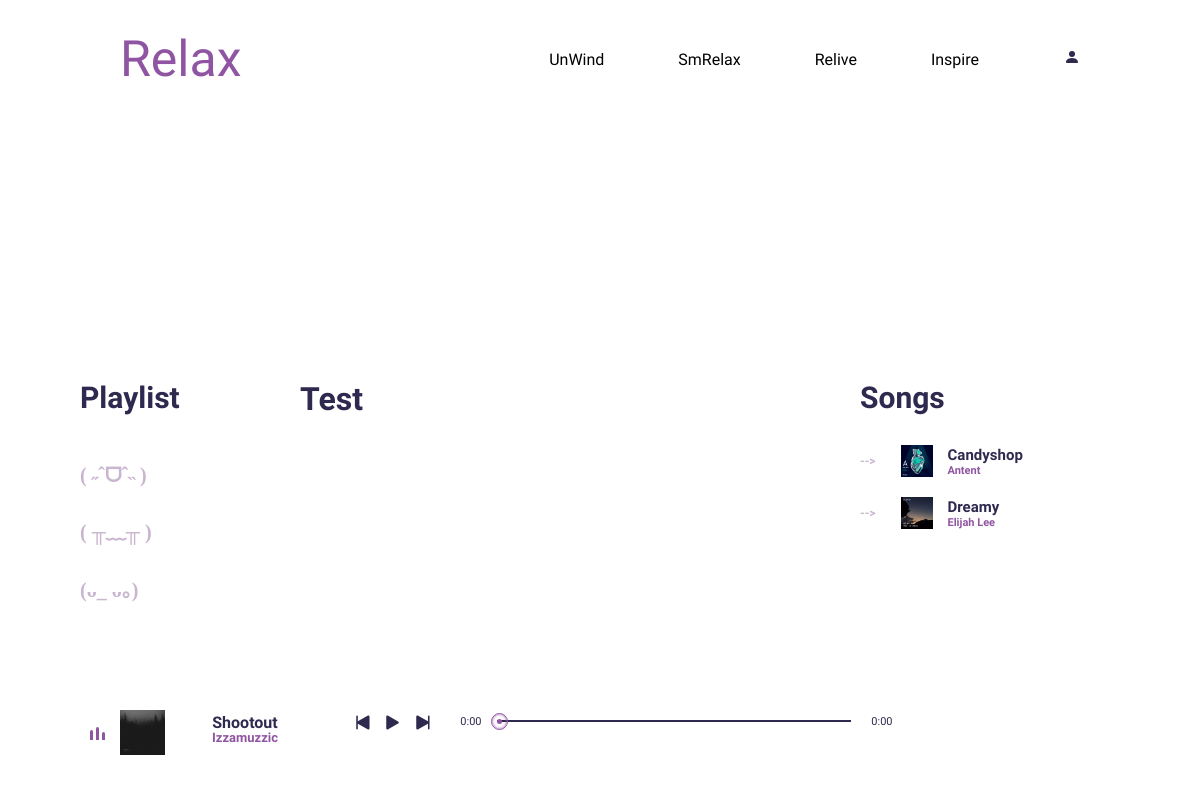
Screenshot of /unwind/ with the database file from the repository.
### Unwind/models.py (models this page shows, shortened)
class Mood(models.Model):
    m_id = models.IntegerField(primary_key=True)
    m_name = models.CharField(max_length=20)

class Music(models.Model):
    s_id = models.AutoField(primary_key=True)
    s_name = models.CharField(max_length=200)
    artist = models.CharField(max_length=200)
    music = models.FileField(upload_to='Music')
    cover = models.FileField(upload_to='Music/Cover')
    m_id = models.ForeignKey(Mood, on_delete=models.CASCADE, null=True, blank=True)
    c_id = models.ForeignKey(MusicCategory,on_delete=models.CASCADE, null=True, blank=True)

### Unwind/views.py (the view)
# urls.py: path('unwind/',include('Unwind.urls')),
def unwind(request):
    mood_id = request.GET.get('mood_id')
    if mood_id:
        songs = Music.objects.filter(m_id=mood_id)
    else:
        songs = Music.objects.filter(m_id=1)
    mood = Mood.objects.all()
    context = {'songs': songs, 'mood': mood}
    return render(request, 'Unwind/unwind.html', context)

### Unwind/templates/Unwind/unwind.html (shortened to what this page needs)
<!DOCTYPE html>
<html lang="en">
<head>
    {% load static %}
    <link rel="stylesheet" href="{% static 'css/UW.css' %}">
</head>
<body>
    <div class="main">
        <div class="navbar">
            <a href="/" class="logo">Relax</a>
            <ul>
                <li><a href="#">UnWind</a></li>
                <li><a href="#">SmRelax</a></li>
                <li><a href="/relive">Relive</a></li>
                <li><a href="/inspire">Inspire</a></li>
            </ul>
            <div class="navbar-icon">
                <a href="#">
                    <svg xmlns="http://www.w3.org/2000/svg" width="16" height="16" fill="currentColor" class="bi bi-person-fill" viewBox="0 0 16 16">
                    <path d="M3 14s-1 0-1-1 1-4 6-4 6 3 6 4-1 1-1 1zm5-6a3 3 0 1 0 0-6 3 3 0 0 0 0 6"/>
                    </svg></a>
            </div>
        </div>
    </div>
    <div class="banner">
        <div class="left">
            <h1>Playlist</h1>
            <div class="playlist">
                {% for mood_category in mood %}
                <h4><a href="?mood_id={{ mood_category.m_id }}"><h4>{{ mood_category.m_name }}</h4></a></h4>
                {% endfor %}
            </div>
        </div>
        <div class="mid">
            <h1>Test</h1>
        </div>
        <div class="right">
            <h1>Songs</h1>
            <div class="list">
                {% for song in songs %}
                <li class="items">
                    <span>--></span>
                    <img src="{{ song.cover.url }}" alt="Cover">
                    <h5>
                        {{ song.s_name }}
                        <div class="artist">
                        {{ song.artist }}
                        </div>
                    </h5>
                </li>
                {% endfor %}
            </div>
        </div>
    </div>
    <div class="footer">
        <div class="wave">
            <div class="wave1"></div>
            <div class="wave1"></div>
            <div class="wave1"></div>
        </div>
        <img src="happy/cover/Shootout.jfif" alt="cover">
        <h5>Shootout<br>
            <div class="artist">
                Izzamuzzic
            </div>
        </h5>
        <div class="icon">
            <svg xmlns="http://www.w3.org/2000/svg" width="16" height="16" fill="currentColor" class="bi bi-skip-start-fill" viewBox="0 0 16 16">
                <path d="M4 4a.5.5 0 0 1 1 0v3.248l6.267-3.636c.54-.313 1.232.066 1.232.696v7.384c0 .63-.692 1.01-1.232.697L5 8.753V12a.5.5 0 0 1-1 0z"/>
            </svg>
            <svg xmlns="http://www.w3.org/2000/svg" width="16" height="16" fill="currentColor" class="bi bi-play-fill" viewBox="0 0 16 16">
                <path d="m11.596 8.697-6.363 3.692c-.54.313-1.233-.066-1.233-.697V4.308c0-.63.692-1.01 1.233-.696l6.363 3.692a.802.802 0 0 1 0 1.393"/>
            </svg>
            <svg xmlns="http://www.w3.org/2000/svg" width="16" height="16" fill="currentColor" class="bi bi-skip-end-fill" viewBox="0 0 16 16">
                <path d="M12.5 4a.5.5 0 0 0-1 0v3.248L5.233 3.612C4.693 3.3 4 3.678 4 4.308v7.384c0 .63.692 1.01 1.233.697L11.5 8.753V12a.5.5 0 0 0 1 0z"/>
            </svg>
        </div>
        <span id="currentStart">0:00</span>
        <div class="bar">
            <div class="dot"></div>
        </div>
        <span id="currentEnd">0:00</span>
    </div>
</body>
</html>

### static/css/UW.css (style rules this page uses)
* { margin: 0; padding: 0; font-family: 'Dosis', sans-serif; color: #2E294E; }
.logo { text-decoration: none; color: #9055A2; font-family: Great Vibes; font-size: 50px; font-style: normal; font-weight: 400; line-height: normal; }
.main { width: 80%; margin: auto; }
.navbar { margin: 30px auto; display: flex; align-items: center; }
ul { flex: 1; text-align: right; }
ul li { display: inline-block; list-style: none; margin: 0 25px; }
ul li a { text-decoration: none; color: black; padding: 0 10px; position: relative; }
ul li a::after { content: ''; width: 0%; height: 10px; background: #9055A2; position: absolute; left: 50%; transform: translateX(-50%); top:-55px; transition: 0.3s; }
.navbar-icon { margin-left: 50px; }
.banner { margin-top: 50px; display: flex; }
.left { width: 25%; height: 320px; text-decoration: none; }
.mid { width: 45%; height: 320px; }
.right { width: 30%; height: 320px; }
.footer { display: flex; height: 80px; }
.left h1 { font-size: 30px; margin: 0px 0px 0px 80px; }
.left .playlist { margin: 30px 0px 0px 80px; }
.left .playlist h4 a h4 { font-family: Georgia, 'Times New Roman', Times, serif; font-size: 20px; padding-bottom: 10px; color: #c9b5cf; cursor: pointer; display: flex; align-items: center; transition: .3s linear; }
.playlist h4 a { text-decoration: none; }
.right { height: 320px; }
.right h1 { font-size: 30px; margin: 0px 0px 30px 20px; font-family: 'Dosis', sans-serif; }
.right .list li { list-style: none; padding: 0px 0px 0px 20px; display: flex; align-items: center; margin-bottom: 20px; }
.right .list li span { font-size: 12px; font-weight: 600; color: #c9b5cf; }
.right .list li img { width: 32px; height: 32px; margin-left: 25px; }
.right .list li h5 { font-size: 15px; margin-left: 15px; }
.right .list li h5 .artist { font-size: 11px; color: #9055A2; }
.footer .wave { width: 30px; height: 30px; padding-bottom: 5px; display: flex; align-items: flex-end; margin-left: 80px; }
.footer .wave .wave1 { width: 3px; height: 10px; margin-right: 3px; border-radius: 10px 10px 0px 0px; background: #9055A2; animation: unset; }
.footer .wave .wave1:nth-child(2) { height: 13px; }
.footer .wave .wave1:nth-child(3) { height: 8px; }
.footer img { width: 45px; height: 45px; }
.footer h5 { width: 130px; font-size: 16px; margin-top: 5px; margin-left: 15px; color: #2E294E; line-height: 15px; }
.footer h5 .artist { font-size: 13px; color: #9055A2; }
.footer .icon { font-size: 20px; margin: 0px 20px 0px 40px; }
.footer .icon svg { cursor: pointer; width: 25px; height: 25px; outline: none; }
.footer span { width: 32px; font-size: 11px; font-weight: 400; margin-top: 5px; }
.footer .bar { position: relative; width: 30%; height: 2px; background: #2E294E; margin: 10px 15px 0px 10px; }
.footer .bar .dot { position: absolute; width: 5px; height: 5px; background: #9055A2; border-radius: 50%; left: 0%; top: -1px; transition: 1s linear; }
.footer .bar .dot::before { content: ''; position: absolute; width: 15px; height: 15px; border:1px solid #9055A2; border-radius: 50%; left: -6px; top: -6px; box-shadow: inset 0px 0px 3px #9055A2; }

### Unwind/templates/Unwind/unwind.html (style rules this page uses)
.playlist h4 a { text-decoration: none; }
body { margin: 0; padding: 0; height: 100vh; display: flex; flex-direction: column; }
.main { flex: 1; }
.footer { background-color: white; text-align: center; padding: 10px; }

### rows the page displays
Mood: m_name "( ˶ˆᗜˆ˵ )"
Mood: m_name "( ╥﹏╥ )"
Mood: m_name "(ᴗ_ ᴗ。)"
Music: cover (picture), s_name "Candyshop", artist "Antent"
Music: cover (picture), s_name "Dreamy", artist "Elijah Lee"
